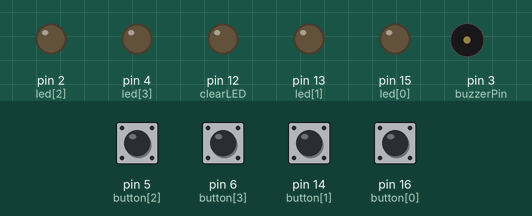
Recording of a sketch running on a simulated Arduino Uno, built with avr-gcc and run on an emulated ATmega328P. On the bench: output pins drawn as LEDs (lit = HIGH), buzzer (waves = sounding). The inputs (shaded band) are chosen by the test bench; at power-on: pin 5 (button[2]), pin 6 (button[3]), pin 14 (button[1]), pin 16 (button[0]) HIGH. Random numbers use the default seed unless the sketch sets one; what the sketch prints to the serial monitor is not drawn.

Above: at 1.2 s.
1.3 s: pin 6 (button[3]) pulled LOW for 0.15 s
At 1.53 s:
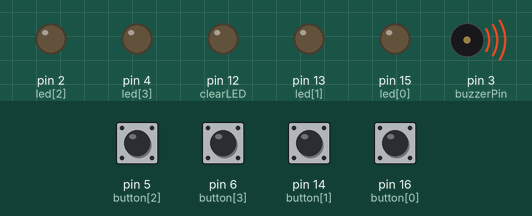
4.4 s: pin 5 (button[2]) pulled LOW for 0.15 s
At 4.48 s:
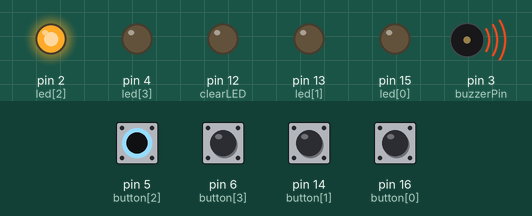
7.5 s: pin 5 (button[2]) pulled LOW for 1 s
At 8.6 s:
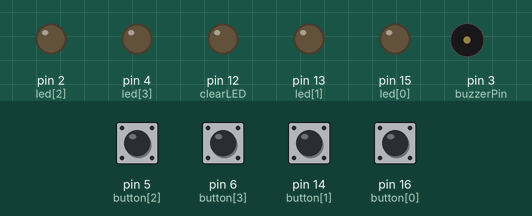
10.0 s: pin 14 (button[1]) pulled LOW for 0.15 s
At 10.08 s:
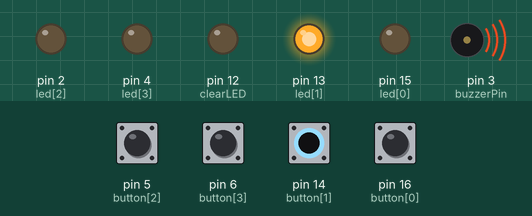
13.0 s: pin 14 (button[1]) pulled LOW for 1 s
At 13.23 s:
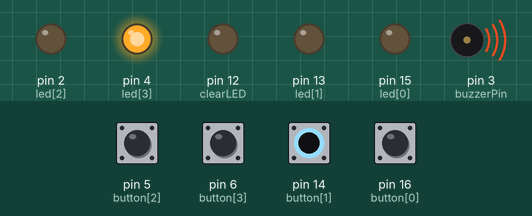
Timing chart, 0 to 17.8 s (numbered marks = the images above; inputs shaded):
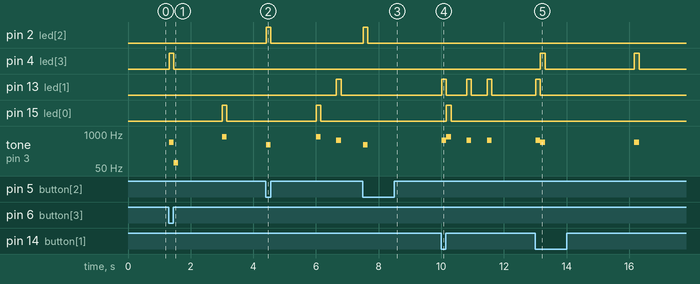

The sketch:

simonSays.ino
```cpp
#include <Bounce2.h>
#include <Tone.h>
#include <Wire.h>

// the number of physical buttons
#define numButtons 4
// the length of the Simon Says sequence
#define seqLength 4
// the length of the serial number
#define serialLength 6
// the number of characters for the serial number
#define numChars 36
// the tone duration in milliseconds
#define toneDuration 150
// the LED duration in milliseconds
#define ledDuration 150
// the interval between displaying the sequence
#define displayInterval 3000
// the interval between firing the buttons
#define buttonInterval 500
// the I2C address
#define i2cAddr 8
#define red 0
#define green 1
#define blue 2
#define yellow 3

/*
    The buttons for Simon Says are as follows:
    Red     = COM-10442
    Green   = COM-10440
    Blue    = COM-10443
    Yellow  = COM-10441 (orange IRL)
    https://www.sparkfun.com/products/10441

    The Piezo Buzzer for the tones is:
    https://www.adafruit.com/product/160
*/
// the pin numbers for the colored COM-1044X buttons and their LEDs
const int button[] = {16, 14, 5, 6};  // RGBY respectively
const int led[] = {15, 13, 2, 4};     // RGBY respectively
// the notes for each button
const int tones[] = {NOTE_G5, NOTE_D5, NOTE_G4, NOTE_B4}; // RGBY respectively
// the pin number for the green LED and the piezo buzzer
const int clearLED = 12;
const int buzzerPin = 3;


/*
 * 42   defused
 * -1   not-started
 * 0    started
 * 1    received 1 correct input
 * 12   received 2 correct inputs
 * 123  received 3 correct inputs
 */
volatile int state = 0;

/*
 * 2D array containing the button that needs to be pressed if a button
 * shows up in sequence (RGBY respectively in each array)
 * vowel/novowel
 */
volatile bool hasVowel = false;
const int v[][numButtons]   = {{blue, yellow, red, green},  // 0 strikes
                               {yellow, blue, green, red},  // 1 strike
                               {green, yellow, red, blue}}; // 2 strikes
const int nv[][numButtons]  = {{blue, green, yellow, red},  // 0 strikes
                               {red, yellow, blue, green},  // 1 strike
                               {yellow, blue, green, red}}; // 2 strikes

// all of the possible characters that can make up the serial number
// vowels are 'A', 'E', 'I', 'O', 'U' (indices 0, 4, 8, 14, and 20)
const char choices[] = {'A', 'B', 'C', 'D', 'E', 'F', 'G', 'H', 'I',
                        'J', 'K', 'L', 'M', 'N', 'O', 'P', 'Q', 'R',
                        'S', 'T', 'U', 'V', 'W', 'X', 'Y', 'Z', '0',
                        '1', '2', '3', '4', '5', '6', '7', '8', '9'};

volatile int inputs[seqLength];
volatile int input;

Bounce buttons[numButtons];
Tone buzzer;
String serial;
volatile int sequence[seqLength];
volatile int externalStrikes  = 0;
volatile int internalStrikes = 0;
volatile int progress = 0;
volatile bool rcvdInput = false;

void setup() {
  // put your setup code here, to run once:
  // initialize the psuedo-random number generator
  Serial.begin(9600);
  Wire.begin(i2cAddr);          // join I2C bus with address i2cAddr
  Wire.onReceive(receiveEvent); // register receive event
  Wire.onRequest(requestEvent); // register request event
  randomSeed(analogRead(0));
  /*
   * initialize the buttons as inputs with internal pullup resistors and
   * initialize the buttons' LEDs as outputs
   * internal pullup resistors mean that the buttons will be active low
   */
  // initialize each of the COM-1044X buttons
  for (int x = 0; x < numButtons; x++) {
    pinMode(button[x], INPUT_PULLUP);
    buttons[x] = Bounce();
    buttons[x].attach(button[x]);
    pinMode(led[x], OUTPUT);
  }
  buttonLeds(LOW);
  // initialize the green LED as an output and make sure it's off
  pinMode(clearLED, OUTPUT);
  digitalWrite(clearLED, LOW);
  randomize();
  generateSerialNumber();
  // initialize the buzzer
  buzzer.begin(buzzerPin);
}

void loop() {
  /*
     * consider using Arduino Tone Library to work with the Piezo Buzzer
   * https://code.google.com/archive/p/rogue-code/wikis/ToneLibraryDocumentation.wiki
   */
  // put your main code here, to run repeatedly:
  if (externalStrikes == 3) {
    state = -1;
  }
  switch (state) {
    case -1: // not-started/failed
      break;
    case 42: // defused
      digitalWrite(clearLED, HIGH);
      buttonLeds(LOW);
      break;
    case 0: // started
      progressState(1);
      break;
    case 1: // received 1 correct input
      progressState(12);
      break;
    case 12:
      progressState(123);
      break;
    case 123:
      updateInputs();
      if (rcvdInput) {
        rcvdInput = false;
        if (checkInput()) {
          /*
           * THE BOMB HAS BEEN DEFUSED
           * COUNTER-TERRORISTS WIN
           */
          state = 42;
        } else {
          fail();
        }
      }
      break;
    default:
      break;
  }
}

void progressState(int nextState) {
  updateInputs();
  if (rcvdInput) {
    rcvdInput = false;
    // if you have received correct input
    if (checkInput()) {
      if (progress > state) {
        // you can move on to the next state
        progress = max(nextState, progress);
        state = nextState;
      } else {
        progress = state + 1;
        state = 0;
      }
    } else {
      fail();
    }
  } else {
    if (not state) {
      displaySequence();
    }
  }
}

void updateInputs() {
  rcvdInput = false;
  for (int x = 0; x < numButtons; x++) {
    buttons[x].update();
    if (buttons[x].fell()) {
      rcvdInput = true;
      input = x;
      fireButton(x);
      break;
    }
  }
}

void generateSerialNumber() {
  char temp[serialLength];
  int tempIndex;
  for (int x = 0; x < serialLength; x++) {
    tempIndex = random(0, numChars);
    temp[x] = choices[tempIndex];
    switch (tempIndex) {
      case 0:   // 'A', fallthrough
      case 4:   // 'E', fallthrough
      case 8:   // 'I', fallthrough
      case 14:  // 'O', fallthrough
      case 20:  // 'U'
        hasVowel = true;
      default:  // not a vowel
        break;
    }
  }
  serial = String(temp);
  Serial.println(serial);
  Serial.println(hasVowel);
}

void displaySequence() {
  static unsigned long lastDisplayTime = 0;
  unsigned long curTime = millis();
  if ((curTime - lastDisplayTime) < displayInterval) {
    return;
  } else {
    lastDisplayTime = curTime;
  }
  int x;
  switch (progress) {
    case 0:
      x = 1;
      break;
    case 1:
      x = 2;
      break;
    case 2:
      x = 3;
      break;
    case 12:
      x = 3;
      break;
    case 13:
      x = 4;
      break;
    case 123:
      x = 4;
      break;
    default:
      x = 0;
      break;
  }
  for (int a = 0; a < x; a++) {
    fireButton(sequence[a]);
    delay(buttonInterval);
  }
}

void fireButton(int color) {
  // will not do anything if
  switch (color) {
    case red:     // fallthrough
    case green:   // fallthrough
    case blue:    // fallthrough
    case yellow:  // fallthrough
      digitalWrite(led[color], HIGH);
      buzzer.play(tones[color], toneDuration);
      delay(ledDuration);
      digitalWrite(led[color], LOW);
      break;
    default:  // should not reach here
      break;
  }
}

bool checkInput() {
  int index;
  // figure out what part of the sequence to check against
  switch (state) {
    case 0: // started
      // expect answer to first button in sequence
      index = 0;
      break;
    case 1: // received 1 correct input
      // expect answer to second button in sequence
      index = 1;
      break;
    case 12: // received 2 correct inputs
      // expect answer to third button in sequence
      index = 2;
      break;
    case 123: // received 3 correct inputs
      // expect answer to fourth button in sequence
      index = 3;
      break;
  }
  /*
   * sequence[index] is the button in the sequence
   * ^ COLORS HAVE BEEN DEFINED AS INTEGERS ^
   * v/nv[strikes] determines the array to index into
   * in order to determine the expected input color response
   */
  if (hasVowel) {
    return input == v[externalStrikes][sequence[index]];
  } else {
    return input == nv[externalStrikes][sequence[index]];
  }
}

void buttonLeds(byte val) {
  for (int x = 0; x < numButtons; x++) {
    digitalWrite(led[x], val);
  }
}

void fail() {
  Serial.println("gg");
  progress = 0;
  internalStrikes++;
  buzzer.play(NOTE_DS2, toneDuration);
  randomize();
  state = 0;
}

void randomize() {
  // generate a new sequence for Simon Says
  for (int x = 0; x < seqLength; x++) {
    sequence[x] = random(0, numButtons);
    /*
    switch (sequence[x]) {
      case 0:
        Serial.println("red");
        break;
      case 1:
        Serial.println("green");
        break;
      case 2:
        Serial.println("blue");
        break;
      case 3:
        Serial.println("yellow");
        break;
    }
    */
  }
}

// TODO: UPDATE TO CHANGE STATE TO THE START STATE (but only if you get a start signal or if it's already defused/not-started)
// TODO: UPDATE TO HANDLE STRIKE FORMATTINGS
// TODO: UPDATE TO HANDLE BEING TOLD TO STOP / RESTART
// ^ COMPLETE !? ^
void receiveEvent(int howMany) {
  char c;
  while (Wire.available()) {
    c = Wire.read();
    switch (c) {
      case 's':
        if (state == -1) {
          state = 0;
        }
        break;
      case 'r':
        state = 0;
        progress = 0;
        internalStrikes = 0;
        break;
      case '0':
        externalStrikes = 0;
        break;
      case '1':
        externalStrikes = 1;
        break;
      case '2':
        externalStrikes = 2;
        break;
      case '3':
        externalStrikes = 3;
        break;
    }
  }
}

void requestEvent() {
  switch (internalStrikes) {
    case 0:
      Wire.write('0');
      break;
    case 1:
      Wire.write('1');
      break;
    case 2:
      Wire.write('2');
      break;
    case 3:
      Wire.write('3');
      break;
  }
}
```

Measured:
- after the input at 1.3 s, pin 4 (led[3]): LOW → HIGH at once, → LOW 0.15 s later
- after the input at 4.4 s, pin 2 (led[2]): LOW → HIGH at once, → LOW 0.15 s later; pin 13 (led[1]): LOW → HIGH after 2.3 s, → LOW 0.15 s later
- after the input at 7.5 s, pin 2 (led[2]): LOW → HIGH at once, → LOW 0.15 s later
- after the input at 10.0 s, pin 13 (led[1]): goes HIGH 0.15 s, LOW 0.65 s, HIGH 0.15 s, LOW 0.50 s, HIGH 0.15 s, then LOW, starting at once; pin 15 (led[0]): LOW → HIGH after 0.16 s, → LOW 0.15 s later; tone on pin 3 (buzzerPin): plays 587 Hz for 0.15 s, 784 Hz for 0.15 s, 587 Hz for 0.15 s, 587 Hz for 0.15 s, starting at once
- after the input at 13.0 s, pin 4 (led[3]): alternates HIGH for 0.15 s and LOW for 2.9 s, starting after 0.16 s
- by itself, tone on pin 3 (buzzerPin): plays 392 Hz for 0.15 s, 784 Hz for 0.15 s, 587 Hz for 0.15 s
